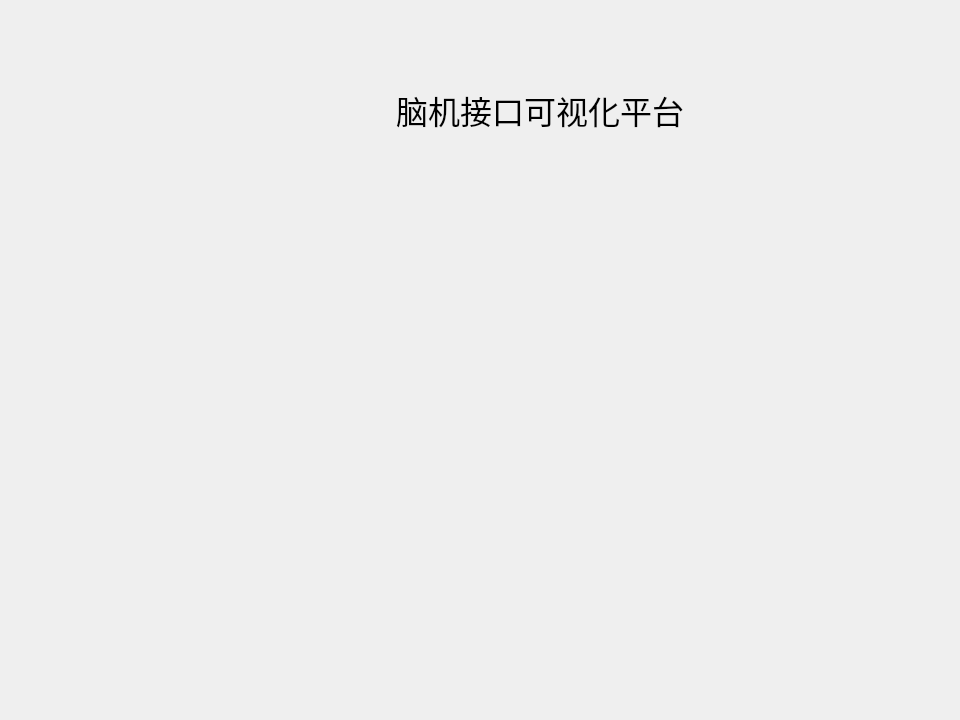
<?xml version="1.0" encoding="UTF-8"?>
<ui version="4.0">
 <class>ArcNeuroViz</class>
 <widget class="QWidget" name="ArcNeuroViz">
  <property name="geometry">
   <rect>
    <x>0</x>
    <y>0</y>
    <width>960</width>
    <height>720</height>
   </rect>
  </property>
  <property name="windowTitle">
   <string>Form</string>
  </property>
  <widget class="QWidget" name="horizontalWidget" native="true">
   <property name="geometry">
    <rect>
     <x>270</x>
     <y>180</y>
     <width>540</width>
     <height>360</height>
    </rect>
   </property>
   <layout class="QHBoxLayout" name="horizontalLayout">
    <property name="leftMargin">
     <number>1</number>
    </property>
    <item>
     <widget class="QVTKRenderWindowInteractor" name="vtkWidget" native="true">
      <property name="enabled">
       <bool>true</bool>
      </property>
     </widget>
    </item>
   </layout>
  </widget>
  <widget class="QLabel" name="label">
   <property name="geometry">
    <rect>
     <x>390</x>
     <y>80</y>
     <width>300</width>
     <height>60</height>
    </rect>
   </property>
   <property name="font">
    <font>
     <family>新宋体</family>
     <pointsize>24</pointsize>
    </font>
   </property>
   <property name="text">
    <string>脑机接口可视化平台</string>
   </property>
   <property name="alignment">
    <set>Qt::AlignCenter</set>
   </property>
  </widget>
 </widget>
 <customwidgets>
  <customwidget>
   <class>QVTKRenderWindowInteractor</class>
   <extends>QWidget</extends>
   <header>vtkmodules.qt.QVTKRenderWindowInteractor</header>
   <container>1</container>
  </customwidget>
 </customwidgets>
 <resources/>
 <connections/>
</ui>
